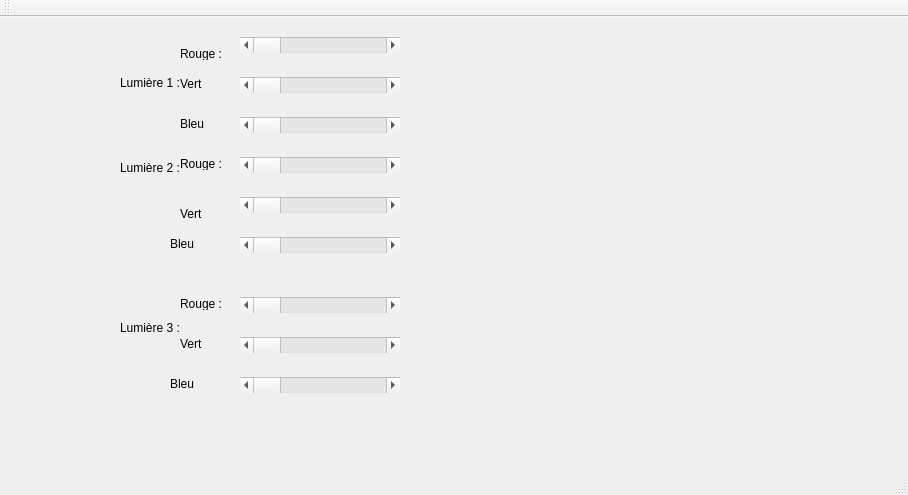
<?xml version="1.0" encoding="UTF-8"?>
<ui version="4.0">
 <class>pilotageLumiereClass</class>
 <widget class="QMainWindow" name="pilotageLumiereClass">
  <property name="geometry">
   <rect>
    <x>0</x>
    <y>0</y>
    <width>908</width>
    <height>495</height>
   </rect>
  </property>
  <property name="windowTitle">
   <string>pilotageLumiere</string>
  </property>
  <widget class="QWidget" name="centralWidget">
   <widget class="QLabel" name="labellumiere1">
    <property name="geometry">
     <rect>
      <x>120</x>
      <y>50</y>
      <width>81</width>
      <height>31</height>
     </rect>
    </property>
    <property name="text">
     <string>Lumière 1 :</string>
    </property>
   </widget>
   <widget class="QLabel" name="labellumiere2">
    <property name="geometry">
     <rect>
      <x>120</x>
      <y>130</y>
      <width>71</width>
      <height>41</height>
     </rect>
    </property>
    <property name="text">
     <string>Lumière 2 :</string>
    </property>
   </widget>
   <widget class="QLabel" name="labellumiere3">
    <property name="geometry">
     <rect>
      <x>120</x>
      <y>290</y>
      <width>81</width>
      <height>41</height>
     </rect>
    </property>
    <property name="text">
     <string>Lumière 3 :</string>
    </property>
   </widget>
   <widget class="QScrollBar" name="barlumiere1rouge">
    <property name="geometry">
     <rect>
      <x>240</x>
      <y>20</y>
      <width>160</width>
      <height>16</height>
     </rect>
    </property>
    <property name="maximum">
     <number>255</number>
    </property>
    <property name="orientation">
     <enum>Qt::Horizontal</enum>
    </property>
   </widget>
   <widget class="QScrollBar" name="barlumiere1vert">
    <property name="geometry">
     <rect>
      <x>240</x>
      <y>60</y>
      <width>160</width>
      <height>16</height>
     </rect>
    </property>
    <property name="maximum">
     <number>255</number>
    </property>
    <property name="orientation">
     <enum>Qt::Horizontal</enum>
    </property>
   </widget>
   <widget class="QScrollBar" name="barlumiere1bleu">
    <property name="geometry">
     <rect>
      <x>240</x>
      <y>100</y>
      <width>160</width>
      <height>16</height>
     </rect>
    </property>
    <property name="maximum">
     <number>255</number>
    </property>
    <property name="orientation">
     <enum>Qt::Horizontal</enum>
    </property>
   </widget>
   <widget class="QScrollBar" name="barlumiere2rouge">
    <property name="geometry">
     <rect>
      <x>240</x>
      <y>140</y>
      <width>160</width>
      <height>16</height>
     </rect>
    </property>
    <property name="maximum">
     <number>255</number>
    </property>
    <property name="orientation">
     <enum>Qt::Horizontal</enum>
    </property>
   </widget>
   <widget class="QScrollBar" name="barlumiere2vert">
    <property name="geometry">
     <rect>
      <x>240</x>
      <y>180</y>
      <width>160</width>
      <height>16</height>
     </rect>
    </property>
    <property name="maximum">
     <number>255</number>
    </property>
    <property name="orientation">
     <enum>Qt::Horizontal</enum>
    </property>
   </widget>
   <widget class="QScrollBar" name="barlumiere2bleu">
    <property name="geometry">
     <rect>
      <x>240</x>
      <y>220</y>
      <width>160</width>
      <height>16</height>
     </rect>
    </property>
    <property name="maximum">
     <number>255</number>
    </property>
    <property name="orientation">
     <enum>Qt::Horizontal</enum>
    </property>
   </widget>
   <widget class="QScrollBar" name="barlumiere3rouge">
    <property name="geometry">
     <rect>
      <x>240</x>
      <y>280</y>
      <width>160</width>
      <height>16</height>
     </rect>
    </property>
    <property name="maximum">
     <number>255</number>
    </property>
    <property name="orientation">
     <enum>Qt::Horizontal</enum>
    </property>
   </widget>
   <widget class="QScrollBar" name="barlumiere3vert">
    <property name="geometry">
     <rect>
      <x>240</x>
      <y>320</y>
      <width>160</width>
      <height>16</height>
     </rect>
    </property>
    <property name="maximum">
     <number>255</number>
    </property>
    <property name="orientation">
     <enum>Qt::Horizontal</enum>
    </property>
   </widget>
   <widget class="QScrollBar" name="barlumiere3bleu">
    <property name="geometry">
     <rect>
      <x>240</x>
      <y>360</y>
      <width>160</width>
      <height>16</height>
     </rect>
    </property>
    <property name="maximum">
     <number>255</number>
    </property>
    <property name="orientation">
     <enum>Qt::Horizontal</enum>
    </property>
   </widget>
   <widget class="QLabel" name="labellumiere1rouge">
    <property name="geometry">
     <rect>
      <x>180</x>
      <y>30</y>
      <width>47</width>
      <height>13</height>
     </rect>
    </property>
    <property name="text">
     <string>Rouge :</string>
    </property>
   </widget>
   <widget class="QLabel" name="labellumiere2rouge">
    <property name="geometry">
     <rect>
      <x>180</x>
      <y>140</y>
      <width>47</width>
      <height>13</height>
     </rect>
    </property>
    <property name="text">
     <string>Rouge :</string>
    </property>
   </widget>
   <widget class="QLabel" name="labellumiere3rouge">
    <property name="geometry">
     <rect>
      <x>180</x>
      <y>280</y>
      <width>47</width>
      <height>13</height>
     </rect>
    </property>
    <property name="text">
     <string>Rouge :</string>
    </property>
   </widget>
   <widget class="QLabel" name="labellumiere1vert">
    <property name="geometry">
     <rect>
      <x>180</x>
      <y>60</y>
      <width>47</width>
      <height>13</height>
     </rect>
    </property>
    <property name="text">
     <string>Vert</string>
    </property>
   </widget>
   <widget class="QLabel" name="labellumiere2vert">
    <property name="geometry">
     <rect>
      <x>180</x>
      <y>190</y>
      <width>47</width>
      <height>13</height>
     </rect>
    </property>
    <property name="text">
     <string>Vert</string>
    </property>
   </widget>
   <widget class="QLabel" name="labellumiere3vert">
    <property name="geometry">
     <rect>
      <x>180</x>
      <y>320</y>
      <width>47</width>
      <height>13</height>
     </rect>
    </property>
    <property name="text">
     <string>Vert</string>
    </property>
   </widget>
   <widget class="QLabel" name="labellumiere1bleu">
    <property name="geometry">
     <rect>
      <x>180</x>
      <y>100</y>
      <width>47</width>
      <height>13</height>
     </rect>
    </property>
    <property name="text">
     <string>Bleu</string>
    </property>
   </widget>
   <widget class="QLabel" name="labellumiere2bleu">
    <property name="geometry">
     <rect>
      <x>170</x>
      <y>220</y>
      <width>47</width>
      <height>13</height>
     </rect>
    </property>
    <property name="text">
     <string>Bleu</string>
    </property>
   </widget>
   <widget class="QLabel" name="labellumiere3bleu">
    <property name="geometry">
     <rect>
      <x>170</x>
      <y>360</y>
      <width>47</width>
      <height>13</height>
     </rect>
    </property>
    <property name="text">
     <string>Bleu</string>
    </property>
   </widget>
  </widget>
  <widget class="QMenuBar" name="menuBar">
   <property name="geometry">
    <rect>
     <x>0</x>
     <y>0</y>
     <width>908</width>
     <height>21</height>
    </rect>
   </property>
  </widget>
  <widget class="QToolBar" name="mainToolBar">
   <attribute name="toolBarArea">
    <enum>TopToolBarArea</enum>
   </attribute>
   <attribute name="toolBarBreak">
    <bool>false</bool>
   </attribute>
  </widget>
  <widget class="QStatusBar" name="statusBar"/>
 </widget>
 <layoutdefault spacing="6" margin="11"/>
 <resources>
  <include location="pilotageLumiere.qrc"/>
 </resources>
 <connections/>
</ui>
